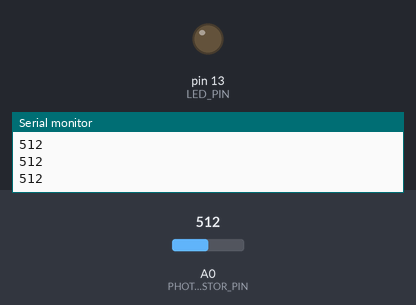
This sketch was run on a simulated Arduino Uno, built with avr-gcc and run on an emulated ATmega328P. On the bench: output pins drawn as LEDs (lit = HIGH), the last lines printed to the serial monitor. The test bench sets the inputs (shaded band); at power-on: A0 (PHOTORESISTOR_PIN) = 512.

Above: at 1.2 s.
1.3 s: A0 (PHOTORESISTOR_PIN) set to 410
2.8 s: A0 (PHOTORESISTOR_PIN) set to 386
At 3.2 s:
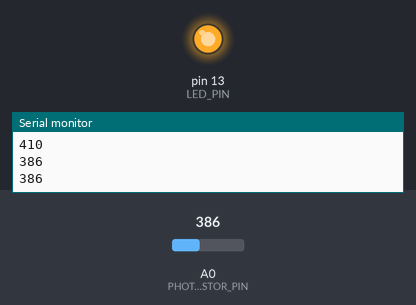
4.3 s: A0 (PHOTORESISTOR_PIN) set to 511
At 5.6 s:
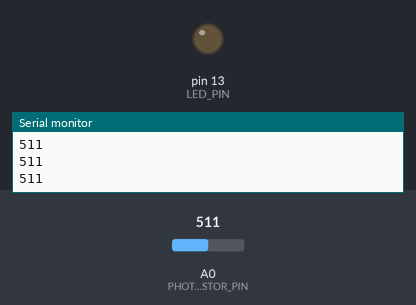
5.9 s: A0 (PHOTORESISTOR_PIN) set to 390
At 7.0 s:
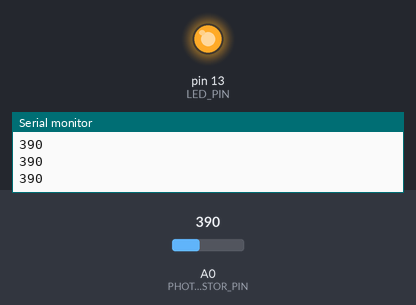
Timing chart, 0 to 8.5 s (numbered marks = the images above; inputs shaded):
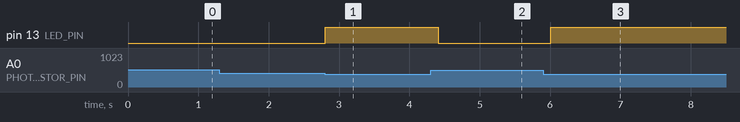

The sketch:

photoresistor_light_trigger.ino
```cpp
#define PHOTORESISTOR_PIN A0  // Define the analog pin connected to the photoresistor
#define LED_PIN 13            // Define the digital pin connected to the LED

void setup() {
  Serial.begin(9600);        // Initialize serial communication at 9600 baud rate
  pinMode(LED_PIN, OUTPUT);  // Set the LED pin as an output
}

void loop() {
  int value = analogRead(PHOTORESISTOR_PIN); // Read the value from the photoresistor
  Serial.println(value);                     // Print the value to the Serial Monitor

  if (value < 400) {                         // If the value is less than 400
    digitalWrite(LED_PIN, HIGH);             // Turn on the LED
  } else {
    digitalWrite(LED_PIN, LOW);              // Otherwise, turn off the LED
  }

  delay(200);                                // Wait for 200 milliseconds before the next loop iteration
}
```

Measured:
- the behaviour switches between 400 and 399 on A0 (PHOTORESISTOR_PIN) (found by bisection; images 0 and 1)
- after the input at 2.8 s, pin 13 (LED_PIN): LOW → HIGH at once
- after the input at 4.3 s, pin 13 (LED_PIN): HIGH → LOW after 0.11 s
- after the input at 5.9 s, pin 13 (LED_PIN): LOW → HIGH after 0.11 s
